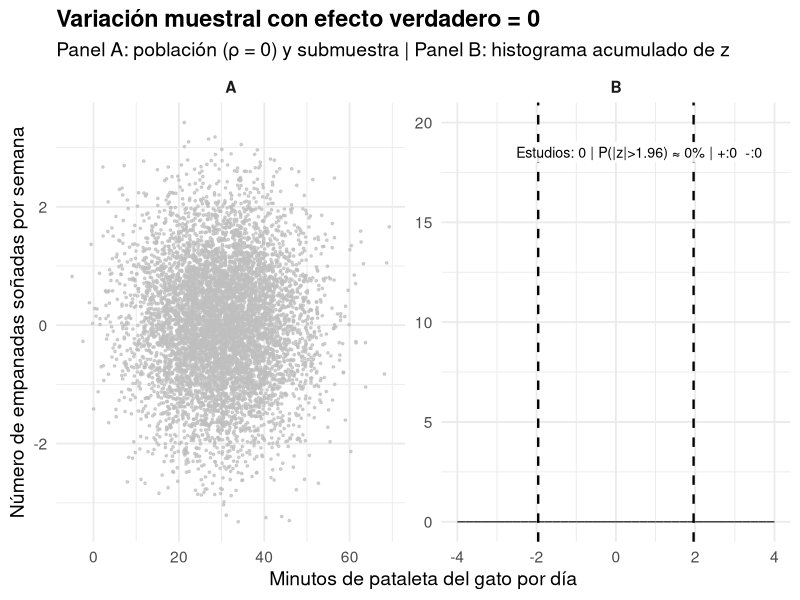

Write R code to recreate this figure.
# Paquetes
library(tidyverse)

# --- Usa los mismos parámetros que en tu animación ---
set.seed(2025)          # <- igual que antes
n_poblacion <- 7000
# Etiquetas (ajústalas a las que usaste en la animación)
x_lab <- "Minutos de pataleta del gato por día"
y_lab <- "Número de empanadas soñadas por semana"

# Distribución de X y Y (ρ = 0), igual que en la animación
pobl <- tibble(
  id = 1:n_poblacion,
  x  = rnorm(n_poblacion, 30, 10),
  y  = rnorm(n_poblacion,  0,  1)
)

# Definición de bins para el histograma (igual que en la animación)
breaks <- seq(-4, 4, by = 0.2)
binw   <- diff(breaks)[1]
mids   <- head(breaks, -1) + binw/2

# Histograma "vacío": conteos = 0 en todos los bins
hist_vacio <- tibble(
  panel = "B",
  bin   = mids,
  count = 0
)

# Para que haya espacio para la etiqueta, forzamos un rango Y razonable en el panel B
# (no dibuja nada, solo fija el rango)
rango_y_b <- tibble(panel = "B", bin = 0, count = 20)  # ajusta 20 si quieres más/menos altura

# Etiqueta del panel B
etiqueta_B <- tibble(
  panel = "B",
  x = max(breaks) - 0.2,
  y = 19,  # cerca de la parte alta del rango
  label = "Estudios: 0 | P(|z|>1.96) ≈ 0% | +:0  -:0"
)

# Plot combinado (facetas A y B)
p_static <- ggplot() +
  facet_wrap(~panel, ncol = 2, scales = "free") +

  # Panel A: población (sin submuestra)
  geom_point(
    data = pobl %>% mutate(panel = "A"),
    aes(x, y),
    colour = "grey75", size = 0.6, alpha = 0.7, inherit.aes = FALSE
  ) +

  # Panel B: histograma vacío
  geom_col(
    data = hist_vacio,
    aes(x = bin, y = count, group = bin),
    width = binw, fill = "grey70", colour = "grey25"
  ) +
  # Forzar rango Y del panel B sin dibujar nada
  geom_blank(data = rango_y_b, aes(x = bin, y = count)) +
  # Líneas de significancia
  geom_vline(
    data = data.frame(panel = "B"),
    aes(xintercept = -1.96), linetype = "dashed", linewidth = 0.8
  ) +
  geom_vline(
    data = data.frame(panel = "B"),
    aes(xintercept =  1.96), linetype = "dashed", linewidth = 0.8
  ) +
  # Etiqueta superior derecha del panel B
  geom_label(
    data = etiqueta_B,
    aes(x = x, y = y, label = label),
    size = 3.6, vjust = 1.0, hjust = 1.0, label.size = 0, alpha = 0.9
  ) +

  # Estilo y textos (coherentes con tu animación)
  labs(
    title = "Variación muestral con efecto verdadero = 0",
    subtitle = "Panel A: población (ρ = 0) y submuestra | Panel B: histograma acumulado de z",
    x = x_lab, y = y_lab
  ) +
  theme_minimal(base_size = 14) +
  theme(plot.title = element_text(face = "bold"),
        strip.text = element_text(face = "bold"))

dpi_match <- 72          # o 96 si tu GIF se ve más “pequeño”
ggsave(
  "variacion_muestral_base_estatica.png",
  p_static,
  width  = 1200 / dpi_match,   # pulgadas
  height =  600 / dpi_match,   # pulgadas
  units  = "in",
  dpi    = dpi_match
)
